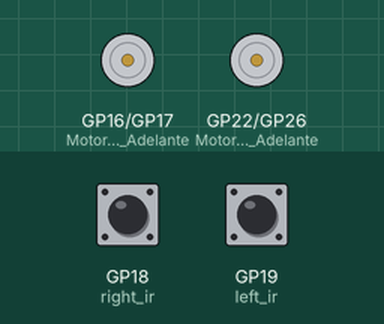
Recording of a program running on a simulated Raspberry Pi Pico running CircuitPython. Parts: motor-driver pin pairs drawn as motors (green arrow = first pin HIGH = forward, orange = second pin HIGH = backward, longer = more drive, scaled by the enable pin). The inputs (shaded band) are chosen by the test bench; at power-on: GP18 (right_ir) LOW, GP19 (left_ir) LOW. What the program prints to the serial console is not drawn.

Above: at 0.4 s.
Timing chart, 0 to 0.7 s (numbered marks = the images above; inputs shaded):
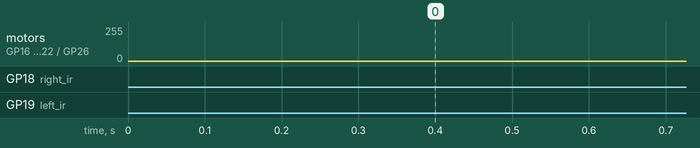

The program:

Carro_sensorIR.py
```python
import time
import board
import digitalio
import pwmio
from digitalio import DigitalInOut, Direction

# Configuración de los pines del motor A y B
Motor_A_Adelante = DigitalInOut(board.GP16)
Motor_A_Atras = DigitalInOut(board.GP17)
Motor_B_Adelante = DigitalInOut(board.GP22)
Motor_B_Atras = DigitalInOut(board.GP26)

# Configuración de los pines de habilitación (PWM)
Enable_A = pwmio.PWMOut(board.GP10, frequency=1000, duty_cycle=65535)  # Máxima velocidad
Enable_B = pwmio.PWMOut(board.GP11, frequency=1000, duty_cycle=65535)  # Máxima velocidad

# Configuración de los pines para sensores IR como ENTRADAS
right_ir = DigitalInOut(board.GP18)  # Sensor IR derecho
right_ir.direction = Direction.INPUT
left_ir = DigitalInOut(board.GP19)   # Sensor IR izquierdo
left_ir.direction = Direction.INPUT

# Mover hacia adelante
def move_forward():
    Motor_A_Adelante.direction = Direction.OUTPUT
    Motor_A_Atras.direction = Direction.OUTPUT
    Motor_B_Adelante.direction = Direction.OUTPUT
    Motor_B_Atras.direction = Direction.OUTPUT

    Motor_A_Adelante.value = True  # Motor A hacia adelante
    Motor_A_Atras.value = False     # Detener Motor A hacia atrás
    Motor_B_Adelante.value = True   # Motor B hacia adelante
    Motor_B_Atras.value = False     # Detener Motor B hacia atrás

# Mover hacia atrás
def move_backward():
    Motor_A_Adelante.direction = Direction.OUTPUT
    Motor_A_Atras.direction = Direction.OUTPUT
    Motor_B_Adelante.direction = Direction.OUTPUT
    Motor_B_Atras.direction = Direction.OUTPUT

    Motor_A_Adelante.value = False   # Detener Motor A hacia adelante
    Motor_A_Atras.value = True       # Motor A hacia atrás
    Motor_B_Adelante.value = False    # Detener Motor B hacia adelante
    Motor_B_Atras.value = True        # Motor B hacia atrás

# Girar a la derecha (Motor A avanza, Motor B se detiene)
def turn_right():
    Motor_A_Adelante.direction = Direction.OUTPUT
    Motor_A_Atras.direction = Direction.OUTPUT
    Motor_B_Adelante.direction = Direction.OUTPUT
    Motor_B_Atras.direction = Direction.OUTPUT

    Motor_A_Adelante.value = True     # Motor A avanza
    Motor_A_Atras.value = False        # Detener Motor A hacia atrás
    Motor_B_Adelante.value = False     # Detener Motor B
    Motor_B_Atras.value = False        # Detener Motor B
    time.sleep(0.5)                    # Mantener el giro por un tiempo
    stop()

# Girar a la izquierda (Motor B avanza, Motor A se detiene)
def turn_left():
    Motor_A_Adelante.direction = Direction.OUTPUT
    Motor_A_Atras.direction = Direction.OUTPUT
    Motor_B_Adelante.direction = Direction.OUTPUT
    Motor_B_Atras.direction = Direction.OUTPUT

    Motor_A_Adelante.value = False    # Detener Motor A hacia adelante
    Motor_A_Atras.value = False        # Detener Motor A hacia atrás
    Motor_B_Adelante.value = True      # Motor B avanza
    Motor_B_Atras.value = False        # Detener Motor B hacia atrás
    time.sleep(0.5)                    # Mantener el giro por un tiempo
    stop()

# Detener ambos motores
def stop():
    Motor_A_Adelante.value = False     # Detener Motor A hacia adelante
    Motor_A_Atras.value = False         # Detener Motor A hacia atrás
    Motor_B_Adelante.value = False      # Detener Motor B hacia adelante
    Motor_B_Atras.value = False         # Detener Motor B hacia atrás

while True:
    right_val = right_ir.value  # Leer valor del sensor IR derecho
    left_val = left_ir.value    # Leer valor del sensor IR izquierdo

    print(str(right_val) + "-" + str(left_val))

    # Establecer condiciones para la evitación de obstáculos
    if right_val == False and left_val == False:
        move_forward()
    elif right_val == True and left_val == False:
        turn_right()
    elif right_val == False and left_val == True:
        turn_left()
    else:
        stop()
```
